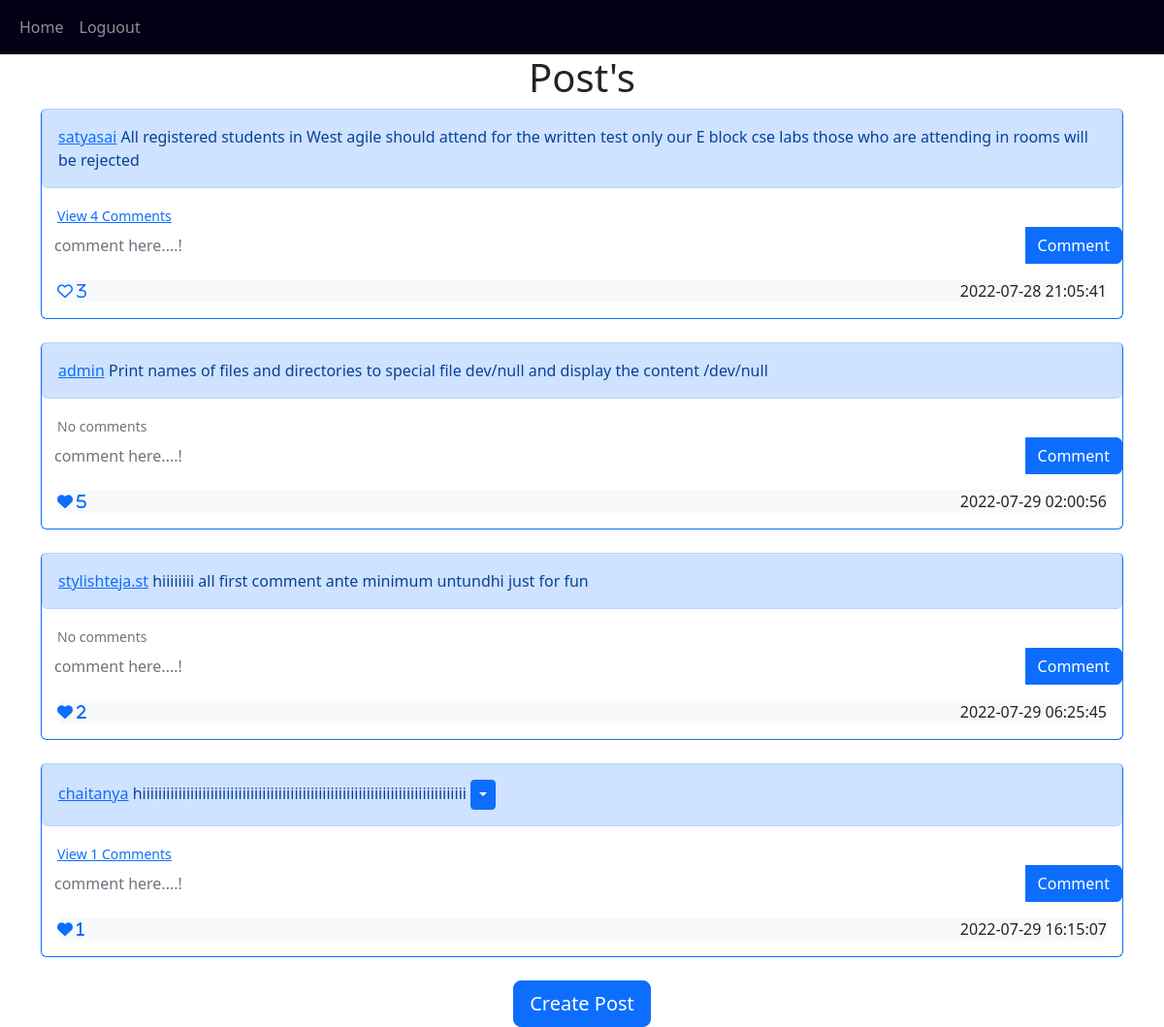
/ (signed in), run on the app's committed database.
### web/models.py (models this page shows)
class Post(db.Model):
    id=db.Column(db.Integer,primary_key=True)
    post_text=db.Column(db.String(256),nullable=False)
    date_created=db.Column(db.DateTime(timezone=True),default=func.now())
    author=db.Column(db.Integer,db.ForeignKey('user.id',ondelete="CASCADE"),nullable=False)
    comments=db.relationship('Comments',backref='post',passive_deletes=True)
    likes=db.relationship('Likes',backref='post',passive_deletes=True)

class User(db.Model,UserMixin):
    id=db.Column(db.Integer,primary_key=True)
    email=db.Column(db.String(150),unique=True)
    username=db.Column(db.String(150),unique=True)
    password=db.Column(db.String(160),unique=True)
    date_created=db.Column(db.DateTime(timezone=True),default=func.now())
    posts=db.relationship('Post',backref='user',passive_deletes=True)
    comments=db.relationship('Comments',backref='user',passive_deletes=True)
    likes=db.relationship('Likes',backref='user',passive_deletes=True)

### web/views.py (the view)
@views.route('/home')
@views.route('/')
@login_required
def home():
    post=Post.query.all()
    return render_template('home.html',user=current_user,posts=post)

### web/__init__.py (called while the page is built)
def create_app():
    app=Flask(__name__)
    app.config['SECRET_KEY']='SATYASAIRAZOLE'
    app.config['SQLALCHEMY_DATABASE_URI']="sqlite:///blog.db"
    db.init_app(app)
    from .views import views
    from .auth import auth
    app.register_blueprint(views,url_prefix='/')
    app.register_blueprint(auth,url_prefix='/')
    from .models import User,Post,Comments,Likes
    create_database(app)
    login_manager=LoginManager()
    login_manager.login_view="auth.login"
    login_manager.init_app(app)
    @login_manager.user_loader
    def load_user(id):
        return User.query.get(int(id))
    return app

### web/templates/home.html (shortened to what this page needs)
{% extends 'post_div.html' %}
{% block header %}Post's{% endblock %}

### web/templates/post_div.html (shortened to what this page needs)
{% extends 'base.html'%}
{% block content%}
<h1 align="center">{%block header%}{{username}}'s Posts{%endblock%}</h1>
<div id="posts">
{% for post in posts%}
<div class="border border-top-0 border-primary rounded">
<div class="alert alert-primary" role="alert">
    <a href="/post/{{post.user.username}}">{{post.user.username}}</a> {{post.post_text}}
    {% if user.id==post.author %}
    <div class="btn-group">
    <button type="button" class="btn btn-sm btn-primary dropdown-toggle" data-bs-toggle="dropdown"></button>
    </div>
    {% endif %}
</div>
<div>
    {% if post.comments|length >0 %}
    <a data-bs-toggle="collapse" href="#comments-expanded-{{post.id}}" role="button">
        <small class="m-3">View {{post.comments|length}} Comments</small>
    </a>
    {% else %}
    <small class="text-muted m-3">No comments</small>
    {% endif%}
<div class="makecomment">
    <form class="input-group mb-3" method="POST" action="/create_comment/{{post.id}}">
        <input type="text" id="text" name="commnet_text" class="form-control" placeholder="comment here....!" style="border-bottom:1px solid blue;border-color:transparent;overflow:auto;"/>
        <button type="submit" class="btn btn-primary">Comment</button>
    </form>
</div>
</div>
<!-- {%set liked=false %}
{%for Like in post.likes %}
    {% if Like.author==current_user.id %}
        {% set liked=true %}
    {% endif %}
{% endfor %}
{% if liked%}
    {%  set icon_name="fas fa-heart" %}
{% else %}
{%  set icon_name="far fa-heart" %}
{% endif %} -->
<div class="d-flex m-3 justify-content-between bg-light rounded">
     {% if user.id in post.likes|map(attribute="author")|list %}
     <a href="/like_post/{{post.id}}"><i class="fas fa-heart"> {{post.likes|length}}</i></a>
     {% else %}
     <a href="/like_post/{{post.id}}"><i class="far fa-heart"> {{post.likes|length}}</i></a>
     {% endif %}
    {{post.date_created}}</div>
</div>
<br>
{% endfor %}
</div>
{%block footer%}
    <div align="center">
        <a href="{{url_for('views.create_post')}}"><button type="button" class="btn btn-lg btn-primary">Create Post</button></a>
    </div>
    {% endblock %}
{% endblock %}

### data on the page
Post: user.username "satyasai", post_text "All registered students in West agile should attend for the written test only our E block cse labs those who are attending in rooms will be rejected", comments|length "4", likes|length "3", date_created "2022-07-28 21:05:41"
Post: user.username "admin", post_text "Print names of files and directories to special file dev/null and display the content /dev/null", shows "No comments", likes|length "5", date_created "2022-07-29 02:00:56"
Post: user.username "stylishteja.st", post_text "hiiiiiiii all first comment ante minimum untundhi just for fun", shows "No comments", likes|length "2", date_created "2022-07-29 06:25:45"
Post: user.username "chaitanya", post_text "hiiiiiiiiiiiiiiiiiiiiiiiiiiiiiiiiiiiiiiiiiiiiiiiiiiiiiiiiiiiiiiiiiiiiiiiiiiiiiiiii", comments|length "1", likes|length "1", date_created "2022-07-29 16:15:07"
